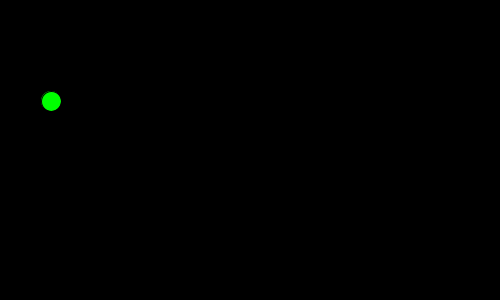
Frame 1 (no input)
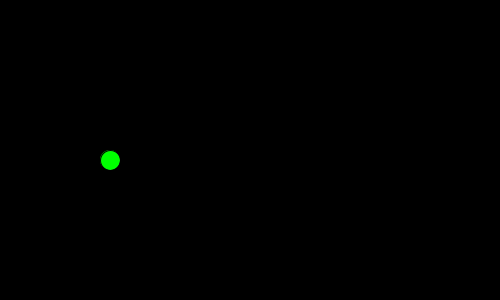
Frame 60 (the mouse pressed at the canvas centre just before this capture)
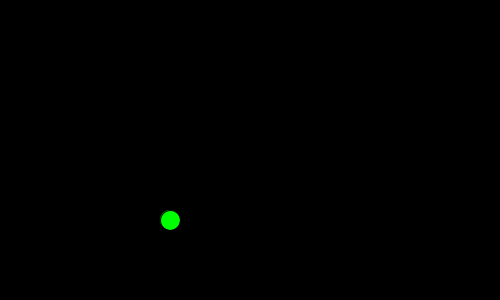
Frame 120 (the mouse held since frame 60 and released just before this capture)

The Processing sketch that drew these frames (run headless with seeded random() and noise(); from frame 60 on, the mouse is pressed at the canvas centre):

// Processing sketch: ArithemticInObject
// ── ArithemticInObject.pde
// Global Variables
Ball myBall = new Ball(); //Object is Global

void setup() {
  size(500, 300); //fullScreen(), displayWidth & displayHeight
  // Landscape vs. portrait views, leads to screenSize Checker
} //End of setup()

void draw() {
  background(0);
  //Arithmetic first ... two sections
  myBall.step();
  //
  //Bouncing Code
  myBall.bounce();
  //
  //Drawing Second
  myBall.draw();
} //End of draw() //Empty Loop

void keyPressed () {
}

void mousePressed() {
}

// ── Ball.pde
class Ball {
  float x = 50;
  float y = 100;
  float diameter = 20;
  color colour = color(0, 255, 0);
  float xSpeed = 1;
  float ySpeed = 1;

  void step () {
    x += xSpeed;
    y += ySpeed;
  } // End of step()

  void bounce () { //must pass width, 500, and height, 300
    if (x-diameter*1/2 < 0 || x+diameter*1/2 > 500) {
      xSpeed *= -1;
    }
    if (y-diameter*1/2 < 300*0 || y+diameter*1/2 > 300) {
      ySpeed *= -1;
    }
  } // End of bounce()

  void draw() {
    fill(colour);
    ellipse(x, y, diameter, diameter);
  } //End of draw()
}
